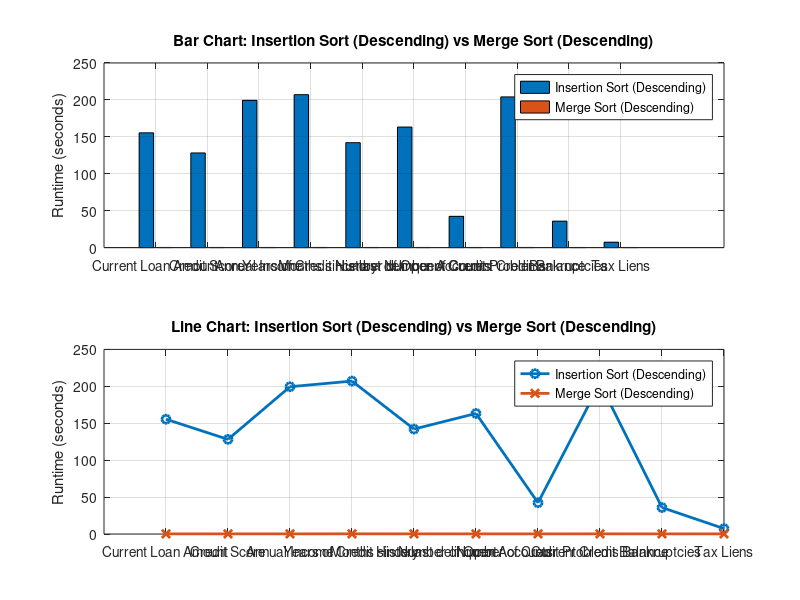

The MATLAB script that drew this image:
% Data: runtimes of insertion sort and merge sort (Descending order)
attributes = {'Current Loan Amount', 'Credit Score', 'Annual Income', 'Years of Credit History', ...
              'Months since last delinquent', 'Number of Open Accounts', 'Number of Credit Problems', ...
              'Current Credit Balance', 'Bankruptcies', 'Tax Liens'};
          
insertion_sort_times_desc = [155.421430, 128.165584, 199.440180, 207.092046, 142.070106, ...
                             163.228923, 42.331581, 204.071864, 35.810190, 7.309732];

merge_sort_times_desc = [0.187057, 0.190792, 0.188873, 0.219049, 0.200061, ...
                         0.184448, 0.173049, 0.205822, 0.181422, 0.158118];

% Create figure
figure;

% --- Subplot 1: Bar Chart ---
subplot(2,1,1);  % First chart in a 2-row grid
bar([insertion_sort_times_desc; merge_sort_times_desc]', 'grouped');
set(gca, 'XTickLabel', attributes, 'XTickLabelRotation', 45); % Rotate x-axis labels for readability
ylabel('Runtime (seconds)');
title('Bar Chart: Insertion Sort (Descending) vs Merge Sort (Descending)');
legend('Insertion Sort (Descending)', 'Merge Sort (Descending)');
grid on;

% --- Subplot 2: Line Chart ---
subplot(2,1,2);  % Second chart in a 2-row grid
plot(1:10, insertion_sort_times_desc, '-o', 'LineWidth', 2, 'MarkerSize', 6);
hold on;
plot(1:10, merge_sort_times_desc, '-x', 'LineWidth', 2, 'MarkerSize', 6);
set(gca, 'XTick', 1:10, 'XTickLabel', attributes, 'XTickLabelRotation', 45); % Rotate x-axis labels for readability
ylabel('Runtime (seconds)');
title('Line Chart: Insertion Sort (Descending) vs Merge Sort (Descending)');
legend('Insertion Sort (Descending)', 'Merge Sort (Descending)');
grid on;

% Adjust figure size for better layout
set(gcf, 'Position', [100, 100, 1200, 800]);